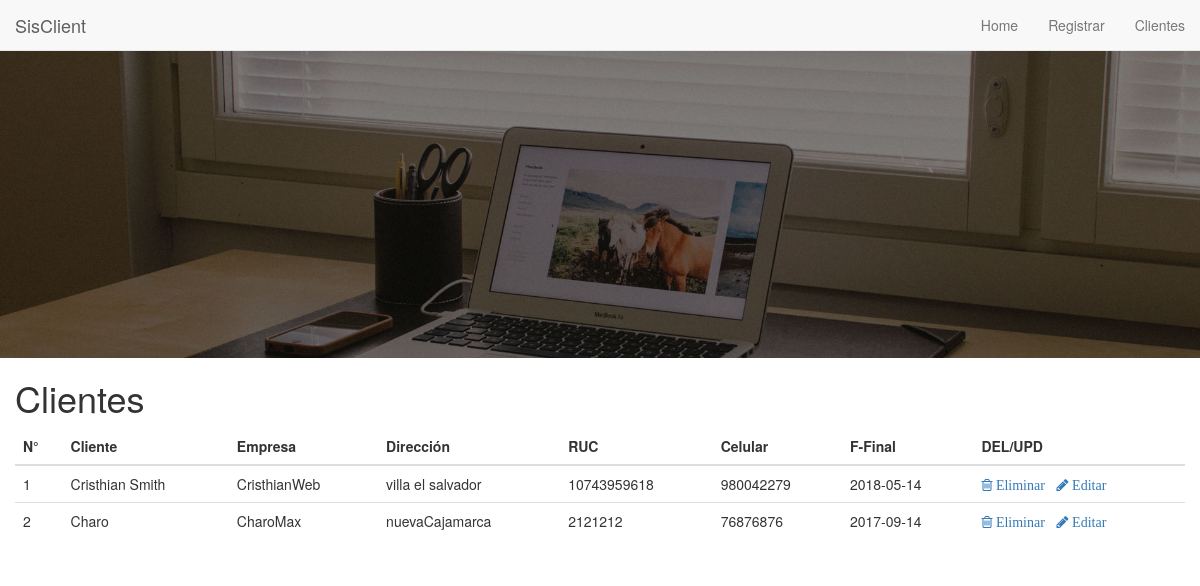
The page /clientes.php on the database its author committed.
### tables this page shows
CREATE TABLE `clientes` (
  `id_cliente` int(11) NOT NULL,
  `nombre` varchar(100) NOT NULL,
  `nombre_negocio` varchar(100) NOT NULL,
  `ubicacion` varchar(100) NOT NULL,
  `ruc` varchar(30) NOT NULL,
  `celular` varchar(20) NOT NULL,
  `email` varchar(50) NOT NULL,
  `fecha_inicio` date NOT NULL,
  `fecha_vencimiento` date NOT NULL
);

### clientes.php (the view, shortened to what this page needs)
<?php
    include("php/conexion.php");
?>
<!DOCTYPE html>
<html lang="en">
<head>
    <link rel="stylesheet" href="css/estilo.css">
    <link rel="stylesheet" href="css/bootstrap.css">
    <link rel="stylesheet" href="css/font-awesome.min.css">
</head>
<body>
    <nav class="navbar navbar-default navbar-custom navbar-fixed-top">
        <div class="container-fluid">
            <div class="navbar-header page-scroll">
                <a class="navbar-brand" href="#!/">SisClient</a>
            </div>
            <div class="collapse navbar-collapse" id="bs-example-navbar-collapse-1">
                <ul class="nav navbar-nav navbar-right">
                    <li>
                        <a href="index.php">Home</a>
                    </li>
                    <li>
                        <a href="registrar_cliente.php">Registrar</a>
                    </li>
                    <li>
                        <a href="lista-clientes.php">Clientes</a>
                    </li>
                </ul>
            </div>
        </div>
    </nav>
     <div class="cabezera">
        <div class="logo"></div>
    </div>
	<div class="container-fluid">
		<div class="container">
			<div class="row">
				<h1>Clientes</h1>
				<table class="table table-hover">
					<thead>
						<th>N°</th>
						<th>Cliente</th>
						<th>Empresa</th>
                        <th>Dirección</th>
						<th>RUC</th>
                        <th>Celular</th>
                        <th>F-Final</th>
						<th>DEL/UPD</th>
					</thead>
					<tbody>
						<?php
                            $sql = "SELECT * FROM clientes";
                            $lista=mysqli_query($conexion,$sql);
                            $C=1;
                            if (mysqli_num_rows($lista)>0) {
                                    while($row=mysqli_fetch_assoc($lista)){
                                        echo "<tr >";
                                            echo "<td>".$C++."</td>";
                                            echo "<td>".$row["nombre"]."</td>";
                                            echo "<td>".$row["nombre_negocio"]."</td>";
                                            echo "<td>".$row["ubicacion"]."</td>";
                                            echo "<td>".$row["ruc"]."</td>";
                                            echo "<td>".$row["celular"]."</td>";
                                            echo "<td>".date($row["fecha_vencimiento"])."</td>";
                                            echo "<td>
                                                    <a href='clientes.php?id=".$row["id_cliente"]."'>
                                                        <i class='fa fa-trash-o'> Eliminar </i>
                                                    </a>&nbsp;
                                                    <a href='actualizar.php?id=".$row["id_cliente"]."'>
                                                        <i class='fa fa-pencil'> Editar</i>
                                                    </a>
                                                </td>";
                                        echo "</tr>";
                                    }
                             }else{
                                echo "<h1>0 Registro¡¡¡</h1>";
                             }
                        ?>
					</tbody>
				</table>
			</div>
		</div>
	</div>
</body>
</html>

### css/estilo.css (style rules this page uses)
* { margin: 0; padding: 0; }
.cabezera { width: 100%; height: 358px; }
.logo { height: 100%; background: url(../img/home.jpg); background-size: cover; }

### rows shown on the page
clientes: nombre "Cristhian Smith", nombre_negocio "CristhianWeb", ubicacion "villa el salvador", ruc "10743959618", celular "980042279", fecha_vencimiento "2018-05-14"
clientes: nombre "Charo", nombre_negocio "CharoMax", ubicacion "nuevaCajamarca", ruc "2121212", celular "76876876", fecha_vencimiento "2017-09-14"
